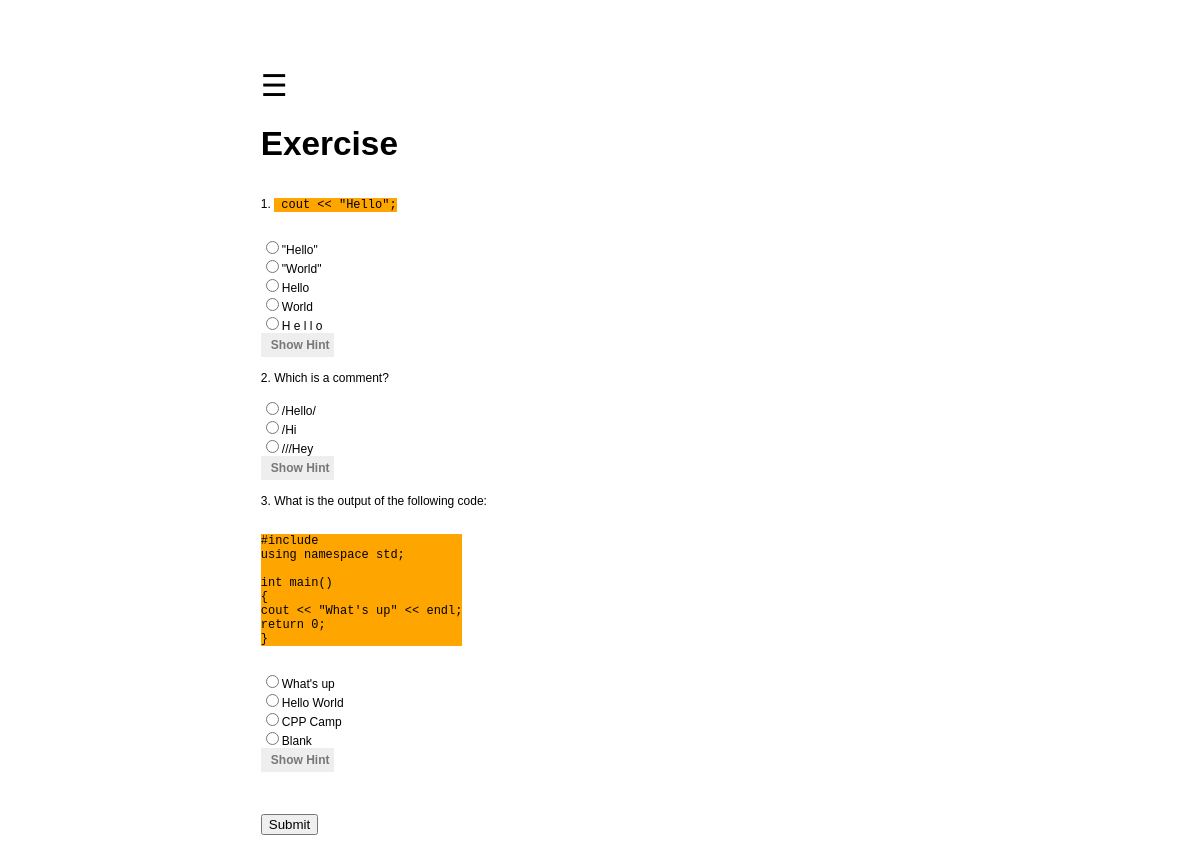
Screenshot of /lessons/exercise/1/ (signed in) with the database file from the repository.
### lessons/models.py (models this page shows, shortened)
class Question(models.Model):
    question_text = models.TextField()
    pub_date = models.DateTimeField('date published')
    lesson_num = models.IntegerField()
    lesson = models.ForeignKey(Lesson)
    answer = models.TextField()
    hint = models.TextField()
    def was_published_recently(self):
        now = timezone.now()
        return now - datetime.timedelta(days=1) <= self.pub_date <= now
    was_published_recently.admin_order_field = 'pub_date'
    was_published_recently.boolean = True
    was_published_recently.short_description = 'Published recently?'

class Choice(models.Model):
    question = models.ForeignKey(Question, on_delete=models.CASCADE)
    choice_text = models.TextField()
    answer = models.BooleanField()

### lessons/views.py (the view)
# urls.py: url(r'^exercise/(?P<pk>[0-9]+)/$', views.QuestionDetail.as_view(), name='details'),
class QuestionDetail(LoginRequiredMixin,generic.DetailView):
    model = Lesson
    template_name = 'lessons/exercise/exercise.html'
    def get_queryset(self):
        return Lesson.objects.order_by('lesson_id')

### lessons/templates/lessons/exercise/exercise.html (shortened to what this page needs)
{% extends "base.html" %}
{% block content %}
<h1>Exercise</h1>
<form id="exercise">
    {% for question in lesson.question_set.all %} {% autoescape off %}{{question.lesson_num}}. {{ question.question_text }} {% endautoescape %}
    <BR> {% for choice in question.choice_set.all %} {% if choice.answer %}
    <input type="radio" name="question{{question.pk}}" value=1 />{% autoescape off %}{{ choice.choice_text }}{% endautoescape %}
    <BR> {% else %}
    <input type="radio" name="question{{question.pk}}" value=0 />{% autoescape off %}{{ choice.choice_text }}{% endautoescape %}
    <BR> {% endif %}
    {% endfor %}
    <button class="hint"></button>
    <BR> {% endfor %}
    <BR>
    <BR>
    <input type="button" id="submit" value="Submit">
    <BR>
    <BR>
</form>
</div>
{% endblock %}

### lessons/static/lessons/style.css (style rules this page uses)
h1 { color: black; font-size: 25pt; font-family: Arial; }
pre { display: inline-block; background: orange; }
button.hint { background-color: #eee; color: #444; cursor: pointer; padding: 5px; border: none; text-align: left; outline: none; margin-left:; font-size: 12px; transition: 0.4s; }
button.hint:after { content: "Show Hint"; color: #777; font-weight: bold; float: right; margin-left: 5px; }

### rows the page displays
Question: lesson_num "1", question_text "cout << \"Hello\";"
Choice: choice_text "\"Hello\""
Choice: choice_text "\"World\""
Choice: choice_text "Hello"
Choice: choice_text "World"
Choice: choice_text "H e l l o"
Question: lesson_num "2", question_text "Which is a comment?"
Choice: choice_text "/Hello/"
Choice: choice_text "/Hi"
Choice: choice_text "///Hey"
Question: lesson_num "3", question_text "What is the output of the following code: #include using namespace std; int main() { cout << \"What's up\" << endl; return 0; }"
Choice: choice_text "What's up"
Choice: choice_text "Hello World"
Choice: choice_text "CPP Camp"
Choice: choice_text "Blank"
